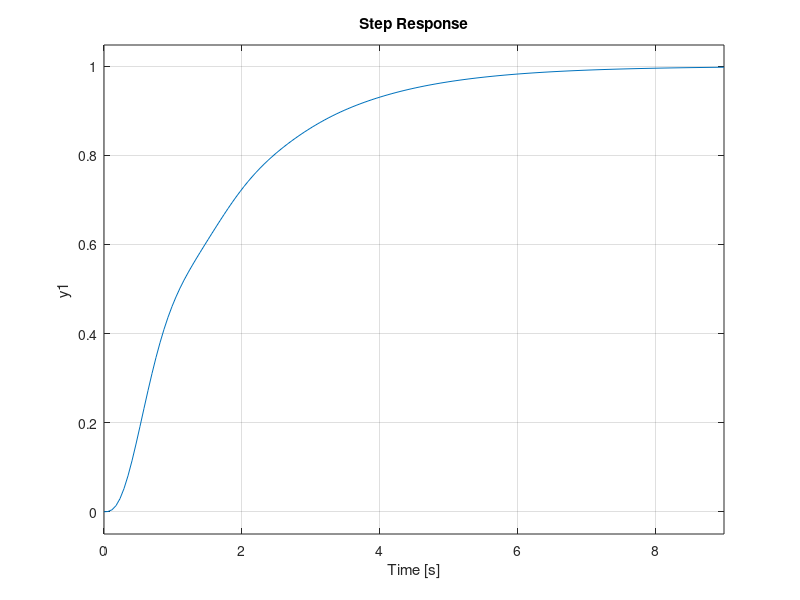

Here is the MATLAB script that generated this plot:
% Ejemplo 6-10, servo con retroalimentacion de velocidad
% Lugar de las raices


% obtengo k desde el lugar de las raices que me de un factor de
% amortiguamiento de 0.4
k = 1.4
num_lc=20;
den_lc=[1, 5, 4+20*k, 20];
sys_lc = tf(num_lc,den_lc);
figure(2)
step(sys_lc)
